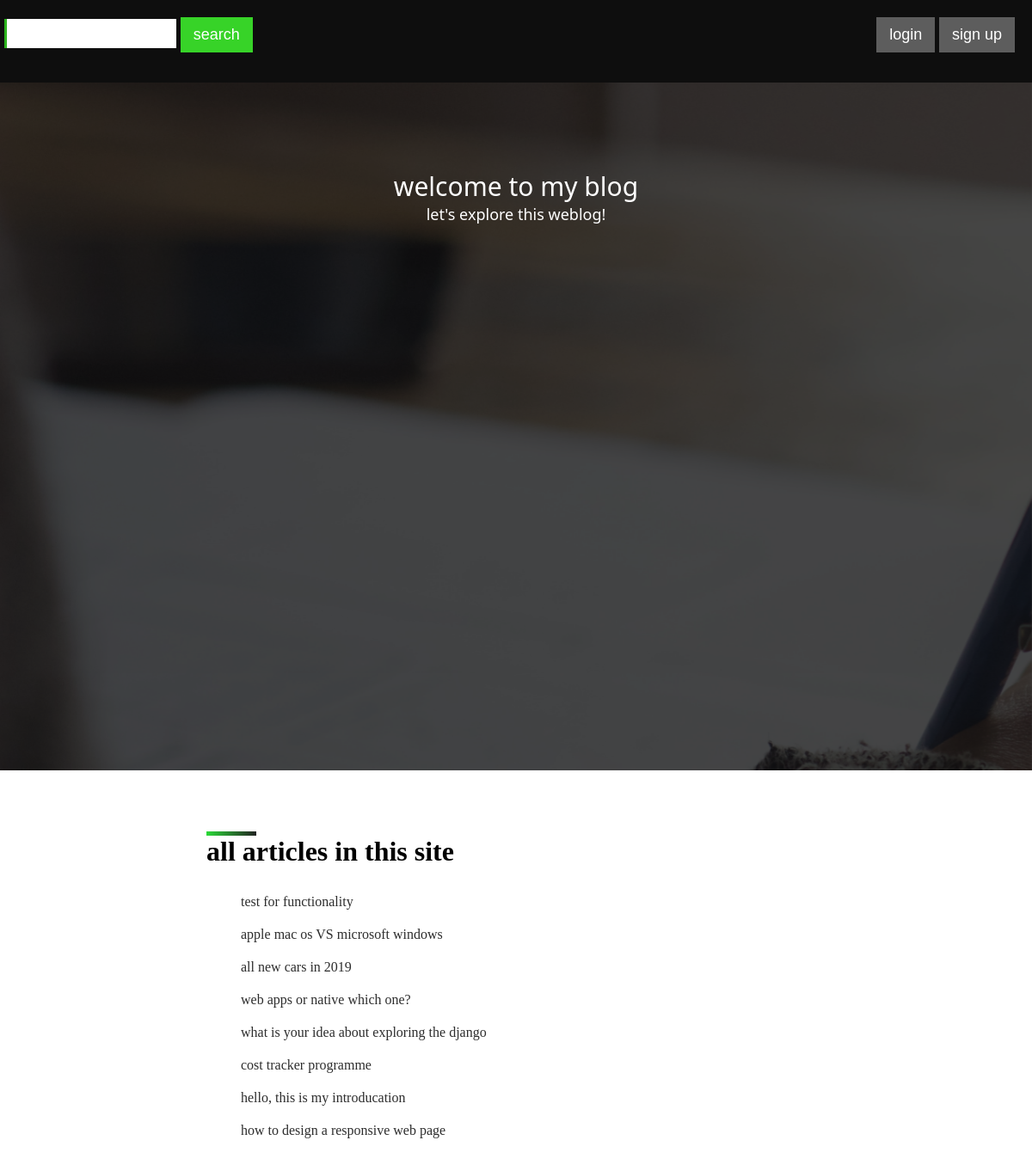
Screenshot of /allArticles/ with the database file from the repository.
### firstTest/models.py (models this page shows, shortened)
class article(models.Model):
    articleMain = models.CharField("article body", max_length=3000)
    articleContent = models.CharField("article header", max_length=100)
    publisher = models.ForeignKey(User, on_delete=models.CASCADE, null=True)
    likerUsers = models.ManyToManyField(User, related_name="likerUsers")
    likes = models.IntegerField(default=0)

### firstTest/views.py (the view)
# urls.py: path("allArticles/", allArticles, name="allArticles"),
def allArticles(request):
    articles = article.objects.all()
    template = loader.get_template("testfordjango/allArticles.html")
    context = {
        "user": request.user,
        "articles": articles,
    }
    return HttpResponse(template.render(context, request))

### firstTest/templates/testForDjango/allArticles.html (shortened to what this page needs)
<!DOCTYPE html>
<html lang="en">
<head>
    {%load static%}
    <link rel="stylesheet" href="{%static 'firstTest/css/pro-style.css'%}">
</head>
<body>
    <div class="menu">
        <div class="menu-sub-header" style="text-align: right;margin-right:20px;">
            <span style="float: left;">
                <form action="{%url 'search'%}" method="get">
                    <input type="search" name="q" id="q" style="width: 200px;margin-left:5px">
                    <input type="submit" value="search">
                </form>
            </span>
            {%if user.username%}
                <span style="margin-right: 20px">hi {{user.first_name}}</span>
                <button class="normal-btn dark"
                onclick="redirect('logout/');">logout</button>
                <button class="normal-btn dark"
                onclick="redirect('changeProfile');">change profile</button>
            {%else%}
                <button class="normal-btn dark"
                onclick="redirect('login/');">login</button>
                <button class="normal-btn dark"
                onclick="redirect('signup/');">sign up</button>
            {%endif%}
        </div>
        <div class="col-3">
            <div class="paralux2">
                <div class="float-on-paralux">
                    <div class="menu-header" style="margin-top: 100px;">welcome to my blog</div>
                    <div class="menu-sub-header">let's explore this weblog!</div>
                </div>
            </div>
        </div>
    </div>
    <div class="main-container">
        <div class="header">
            <h1>all articles in this site</h1>
        </div>
        <div class="main">
            <ul>
                {%for article in articles%}
                    <li><a href="want/{{article.id}}">{{article.articleContent}}</a></li>
                {%endfor%}
            </ul>
        </div>
    </div>
</body>
</html>

### firstTest/static/firstTest/css/pro-style.css (style rules this page uses)
.main-container { width: 60%; margin-left: 20%; margin-right: 20%; float: left; }
.menu { width: 100%; background: rgb(14, 14, 14); color: white; padding-top: 20px; padding-bottom: 35px; }
.menu-header { font-family: 'Segoe UI', Tahoma, Geneva, Verdana, sans-serif; font-size: 30px; text-align: center; }
.menu-sub-header { font-size: 18px; font-family: 'Segoe UI', Tahoma, Geneva, Verdana, sans-serif; text-align: center; }
html,body { margin: 0; }
ul { color: rgb(46, 160, 42); list-style: none; }
li { line-height: 35px; }
a { color: rgb(45,45,45); text-decoration: none; }
a::after { content: ''; display: block; width: 0%; height: 3px; background: rgb(43,218,56); background: linear-gradient(90deg, rgba(43,218,56,1) 0%, rgba(34,34,34,1) 100%); transition: width 0.1s ease-in-out; }
h1::before { content: ''; display: block; width: 8%; height: 5px; background: rgb(43,218,56); background: linear-gradient(90deg, rgba(43,218,56,1) 0%, rgba(34,34,34,1) 100%); transition: width 0.1s ease-in-out }
input[type="text"], input[type="password"], input[type="email"],input[type="search"] { width: 100%; border: 0; border-left: 3px solid rgb(45,180,30); padding-left: 3px; font-size: 18px; font-family: 'Segoe UI', Tahoma, Geneva, Verdana, sans-serif; color: rgb(45,45,45); margin-bottom: 20px; padding-top: 5px; padding-bottom: 5px; }
input[type="submit"] { border: 0; font-size: 18px; background-color: rgb(55, 211, 40); color: white; padding-top: 10px; padding-bottom: 10px; padding-right: 15px; padding-left: 15px; cursor: pointer; display: inline-block; transition: all .08s ease-in-out; }
button.normal-btn { border: 0; font-size: 18px; background-color: rgb(55, 211, 40); color: white; padding-top: 10px; padding-bottom: 10px; padding-right: 15px; padding-left: 15px; cursor: pointer; display: inline-block; }
button.dark { background-color: rgb(93, 93, 93); transition: all .03s ease-in-out !important; }
div.header { margin-top: 20px; }
div.col-2,div.col-3 { width: 100%; float: left; padding-top: 20px; padding-bottom: 50px; }
div.paralux,div.paralux2 { background-image: url("/static/firstTest/img/siteimg/css-coding-wallpaper.jpg"); height: 100vh; background-attachment: fixed; background-size: cover; }
div.paralux2 { background-image: url("/static/firstTest/img/siteimg/content-us-page.jpg"); }
div.float-on-paralux { height: 100%; width: 100%; color: white; background-color: rgba(14, 14, 14, 0.767); float: left; font-size: 18px; font-family: 'Segoe UI', Tahoma, Geneva, Verdana, sans-serif; text-align: center; transition: all 0.2s ease-in-out; }

### rows the page displays
article: articleContent "test for functionality"
article: articleContent "apple mac os VS microsoft windows"
article: articleContent "all new cars in 2019"
article: articleContent "web apps or native which one?"
article: articleContent "what is your idea about exploring the django"
article: articleContent "cost tracker programme"
article: articleContent "hello, this is my introducation"
article: articleContent "how to design a responsive web page"
